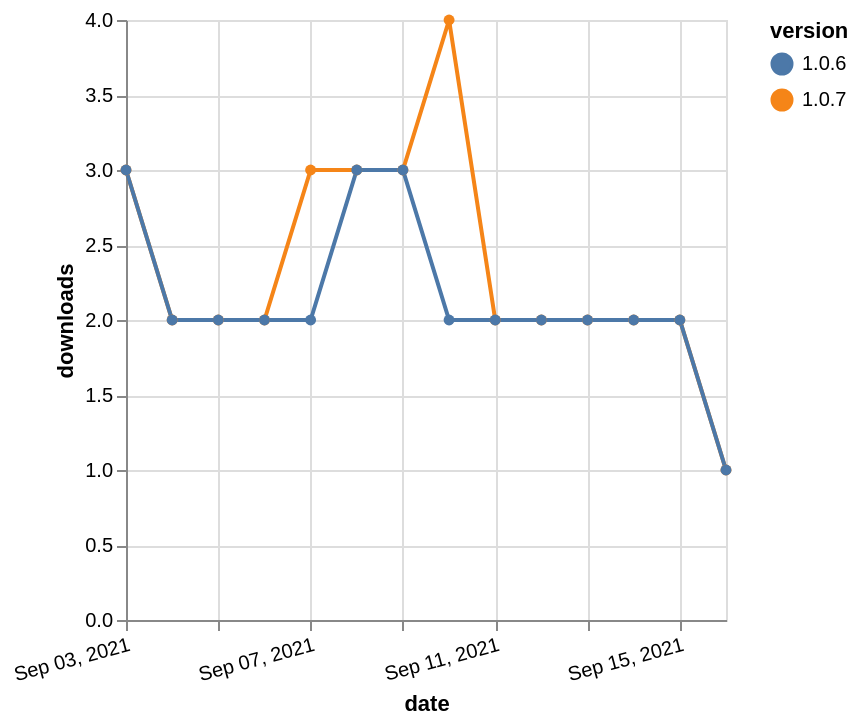

The specification (Vega-Lite) saved for this image:
### Vega-Lite specification from a JSON file in a GitHub repository (floating-point values rounded to 4 significant figures)
{"$schema": "https://vega.github.io/schema/vega-lite/v5.json", "description": "A simple bar chart with embedded data.", "data": {"values": [{"date": "2021-09-03", "total": 102, "delta": 3, "version": "1.0.7"}, {"date": "2021-09-04", "total": 104, "delta": 2, "version": "1.0.7"}, {"date": "2021-09-05", "total": 106, "delta": 2, "version": "1.0.7"}, {"date": "2021-09-06", "total": 108, "delta": 2, "version": "1.0.7"}, {"date": "2021-09-07", "total": 111, "delta": 3, "version": "1.0.7"}, {"date": "2021-09-08", "total": 114, "delta": 3, "version": "1.0.7"}, {"date": "2021-09-09", "total": 117, "delta": 3, "version": "1.0.7"}, {"date": "2021-09-10", "total": 121, "delta": 4, "version": "1.0.7"}, {"date": "2021-09-11", "total": 123, "delta": 2, "version": "1.0.7"}, {"date": "2021-09-12", "total": 125, "delta": 2, "version": "1.0.7"}, {"date": "2021-09-13", "total": 127, "delta": 2, "version": "1.0.7"}, {"date": "2021-09-14", "total": 129, "delta": 2, "version": "1.0.7"}, {"date": "2021-09-15", "total": 131, "delta": 2, "version": "1.0.7"}, {"date": "2021-09-16", "total": 132, "delta": 1, "version": "1.0.7"}, {"date": "2021-09-03", "total": 122, "delta": 3, "version": "1.0.6"}, {"date": "2021-09-04", "total": 124, "delta": 2, "version": "1.0.6"}, {"date": "2021-09-05", "total": 126, "delta": 2, "version": "1.0.6"}, {"date": "2021-09-06", "total": 128, "delta": 2, "version": "1.0.6"}, {"date": "2021-09-07", "total": 130, "delta": 2, "version": "1.0.6"}, {"date": "2021-09-08", "total": 133, "delta": 3, "version": "1.0.6"}, {"date": "2021-09-09", "total": 136, "delta": 3, "version": "1.0.6"}, {"date": "2021-09-10", "total": 138, "delta": 2, "version": "1.0.6"}, {"date": "2021-09-11", "total": 140, "delta": 2, "version": "1.0.6"}, {"date": "2021-09-12", "total": 142, "delta": 2, "version": "1.0.6"}, {"date": "2021-09-13", "total": 144, "delta": 2, "version": "1.0.6"}, {"date": "2021-09-14", "total": 146, "delta": 2, "version": "1.0.6"}, {"date": "2021-09-15", "total": 148, "delta": 2, "version": "1.0.6"}, {"date": "2021-09-16", "total": 149, "delta": 1, "version": "1.0.6"}]}, "width": "container", "mark": {"type": "line", "point": {"filled": true}}, "encoding": {"x": {"field": "date", "type": "temporal", "timeUnit": "yearmonthdate", "title": "date", "axis": {"labelAngle": -15}}, "y": {"field": "delta", "type": "quantitative", "title": "downloads"}, "color": {"field": "version", "type": "nominal"}, "tooltip": {"field": "delta"}}}
